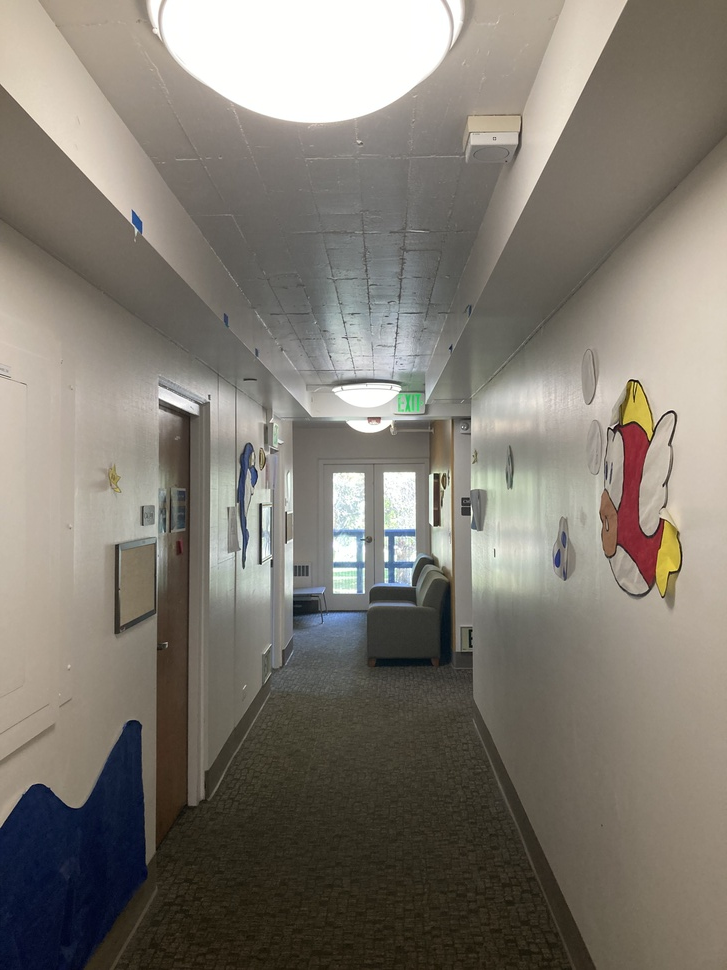
#> input picture CrothersPics/IMG_2530.jpg, 727 x 970 px, shrunk from 3024 x 4032 before the run; its folder holds only this picture in this run
$ python VP_detection.py
#> lines starting #> are read from the running program, lines starting #| are printed output that depends on the picture; after the words box and inside, x2 and y2 are one past the last pixel; in counts of white or black regions, pixels touching at a corner belong together
import os
import cv2
import math
import numpy as np


# Threshold by which lines will be rejected wrt the horizontal
REJECT_DEGREE_TH = 4.0


def ReadImage(InputImagePath):
#> called with InputImagePath = 'CrothersPics'
    Images = []                     # Input Images will be stored in this list.
    ImageNames = []                 # Names of input images will be stored in this list.

    # Checking if path is of file or folder.
    if os.path.isfile(InputImagePath):						    # If path is of file.
        InputImage = cv2.imread(InputImagePath)                 # Reading the image.

        # Checking if image is read.
        if InputImage is None:
            print("Image not read. Provide a correct path")
            exit()

        Images.append(InputImage)                               # Storing the image.
        ImageNames.append(os.path.basename(InputImagePath))     # Storing the image's name.

	# If path is of a folder contaning images.
    elif os.path.isdir(InputImagePath):
		# Getting all image's name present inside the folder.
        for ImageName in os.listdir(InputImagePath):
			# Reading images one by one.
            InputImage = cv2.imread(InputImagePath + "/" + ImageName)
#> InputImage is the input picture: shape (970, 727, 3); mean B, G, R 114.4, 123.4, 128.7

            Images.append(InputImage)							# Storing images.
            ImageNames.append(ImageName)                        # Storing image's names.

    # If it is neither file nor folder(Invalid Path).
    else:
        print("\nEnter valid Image Path.\n")
        exit()

    return Images, ImageNames


def FilterLines(Lines):
    FinalLines = []

    for Line in Lines:
        [[x1, y1, x2, y2]] = Line

        # Calculating equation of the line: y = mx + c
        if x1 != x2:
            m = (y2 - y1) / (x2 - x1)
        else:
            m = 100000000
        c = y2 - m*x2
        # theta will contain values between -90 -> +90.
        theta = math.degrees(math.atan(m))

        # Rejecting lines of slope near to 0 degree or 90 degree and storing others
        if REJECT_DEGREE_TH <= abs(theta) <= (90 - REJECT_DEGREE_TH):
            l = math.sqrt( (y2 - y1)**2 + (x2 - x1)**2 )    # length of the line
            FinalLines.append([x1, y1, x2, y2, m, c, l])


    # Removing extra lines
    # (we might get many lines, so we are going to take only longest 15 lines
    # for further computation because more than this number of lines will only
    # contribute towards slowing down of our algo.)
    if len(FinalLines) > 15:
        FinalLines = sorted(FinalLines, key=lambda x: x[-1], reverse=True)
        FinalLines = FinalLines[:15]

    return FinalLines


def GetLines(Image):
    # Converting to grayscale
    GrayImage = cv2.cvtColor(Image, cv2.COLOR_BGR2GRAY)
    # Blurring image to reduce noise.
    BlurGrayImage = cv2.GaussianBlur(GrayImage, (5, 5), 1)
    # Generating Edge image
    EdgeImage = cv2.Canny(BlurGrayImage, 40, 255)

    # Finding Lines in the image
    Lines = cv2.HoughLinesP(EdgeImage, 1, np.pi / 180, 50, 10, 15)

    # Check if lines found and exit if not.
    if Lines is None:
        print("Not enough lines found in the image for Vanishing Point detection.")
        exit(0)

    # Filtering Lines wrt angle
    FilteredLines = FilterLines(Lines)

    return FilteredLines


def GetVanishingPoint(Lines):
    # We will apply RANSAC inspired algorithm for this. We will take combination
    # of 2 lines one by one, find their intersection point, and calculate the
    # total error(loss) of that point. Error of the point means root of sum of
    # squares of distance of that point from each line.
    VanishingPoint = None
    MinError = 100000000000

    for i in range(len(Lines)):
        for j in range(i+1, len(Lines)):
            m1, c1 = Lines[i][4], Lines[i][5]
            m2, c2 = Lines[j][4], Lines[j][5]

            if m1 != m2:
                x0 = (c1 - c2) / (m2 - m1)
                y0 = m1 * x0 + c1

                err = 0
                for k in range(len(Lines)):
                    m, c = Lines[k][4], Lines[k][5]
                    m_ = (-1 / m)
                    c_ = y0 - m_ * x0

                    x_ = (c - c_) / (m_ - m)
                    y_ = m_ * x_ + c_

                    l = math.sqrt((y_ - y0)**2 + (x_ - x0)**2)

                    err += l**2

                err = math.sqrt(err)

                if MinError > err:
                    MinError = err
                    VanishingPoint = [x0, y0]

    return VanishingPoint


if __name__ == "__main__":
    Images, ImageNames = ReadImage("CrothersPics")            # Reading all input images
#> Images = 1 item; ImageNames = ['IMG_2530.jpg']

    for i in range(len(Images)):
        Image = Images[i]

        # Getting the lines form the image
        Lines = GetLines(Image)

        # Get vanishing point
        VanishingPoint = GetVanishingPoint(Lines)

        # Checking if vanishing point found
        if VanishingPoint is None:
            print("Vanishing Point not found. Possible reason is that not enough lines are found in the image for determination of vanishing point.")
            continue

        # Drawing lines and vanishing point
        for Line in Lines:
            cv2.line(Image, (Line[0], Line[1]), (Line[2], Line[3]), (0, 255, 0), 2)
        cv2.circle(Image, (int(VanishingPoint[0]), int(VanishingPoint[1])), 10, (0, 0, 255), -1)

        # Showing the final image
        cv2.imshow("OutputImage", Image)
        cv2.waitKey(0)
#> this loop made 1 pass
#> VanishingPoint on pass 1: [363.2, 457]
#> pass 1, in GetLines, `GrayImage = cv2.cvtColor(Image, cv2.COLOR_BGR2GRAY)`:
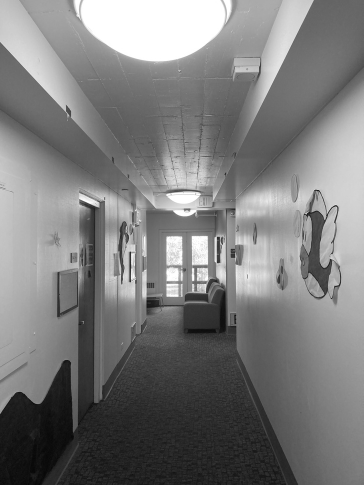
#> GrayImage: shape (970, 727) (shown at 1/2 size); min 4, max 255, mean 124
#> pass 1, in GetLines, `EdgeImage = cv2.Canny(BlurGrayImage, 40, 255)`:
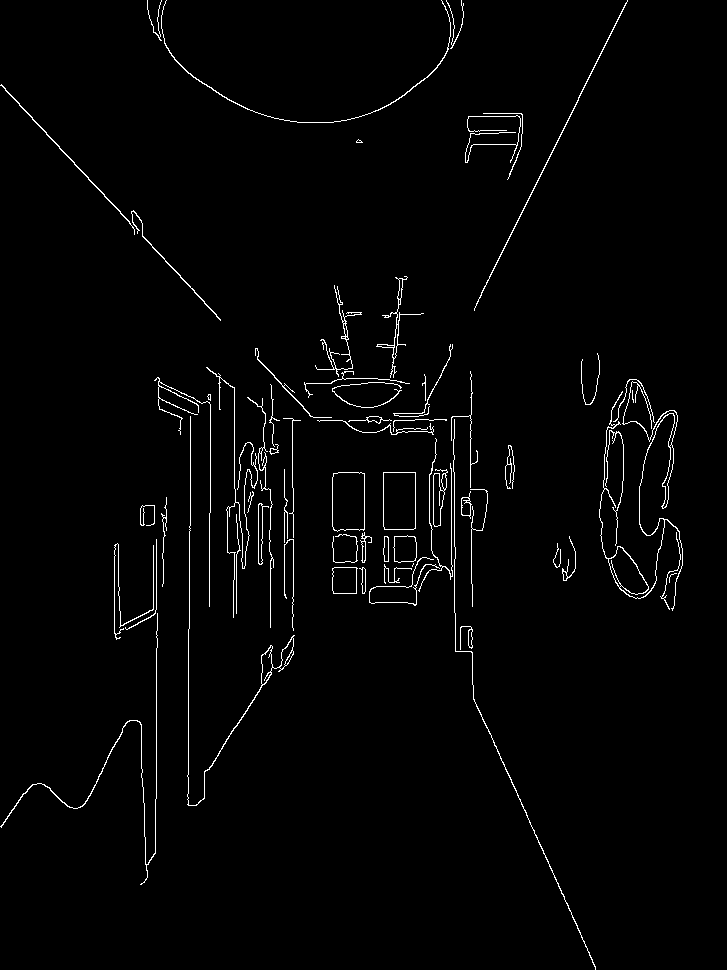
#> EdgeImage: shape (970, 727); 1.9% white in thin lines or dots
#> pass 1, `cv2.imshow("OutputImage", Image)`:
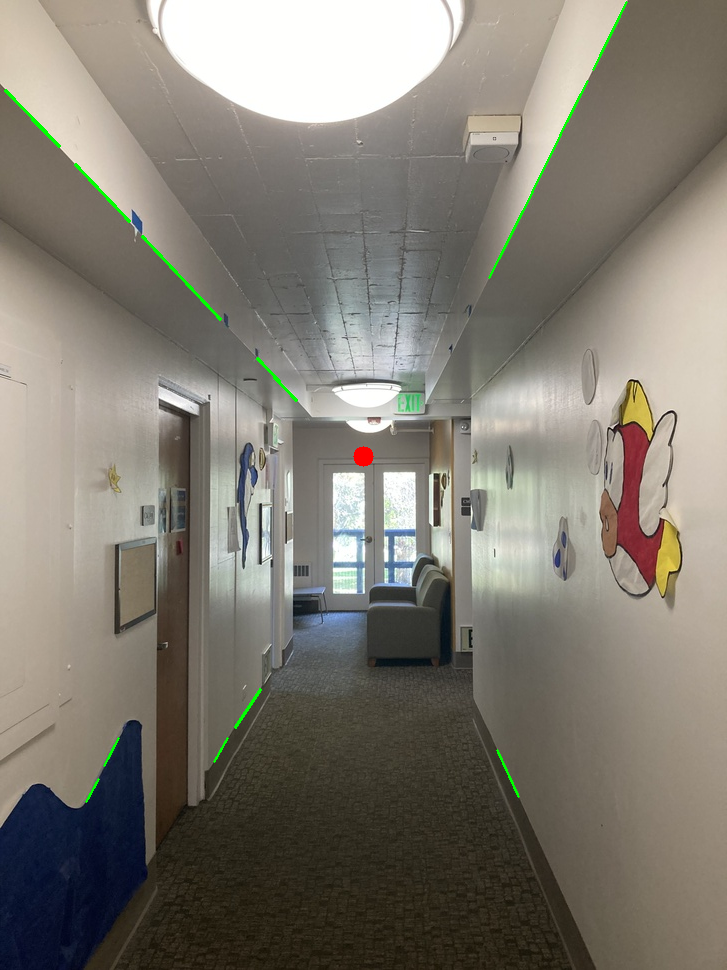
#> window 'OutputImage': shape (970, 727, 3); mean B, G, R 114, 123.7, 128.3

$ run again, on CrothersPics/IMG_2535.jpg
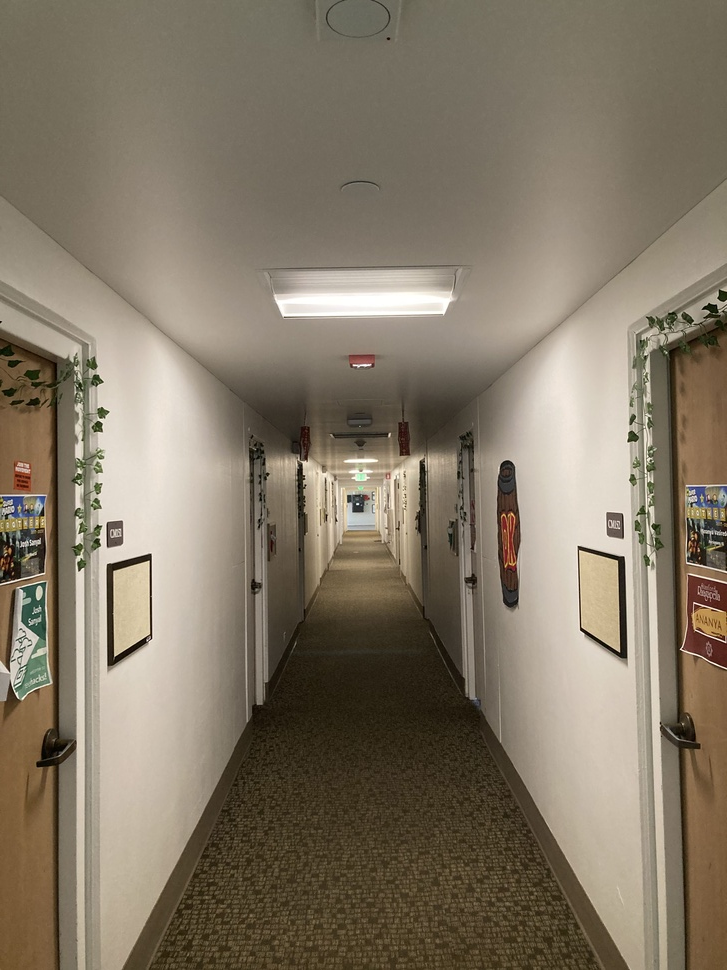
#> input picture CrothersPics/IMG_2535.jpg, 727 x 970 px, shrunk from 3024 x 4032 before the run
#> in ReadImage, InputImage is the input picture: shape (970, 727, 3); mean B, G, R 102.4, 119.9, 131.1
#> Images = 1 item; ImageNames = ['IMG_2535.jpg']
#> the loop `for i in range(len(Images)):` made 1 pass
#> VanishingPoint on pass 1: [358.8, 499.4]
#> pass 1, in GetLines, `EdgeImage = cv2.Canny(BlurGrayImage, 40, 255)`:
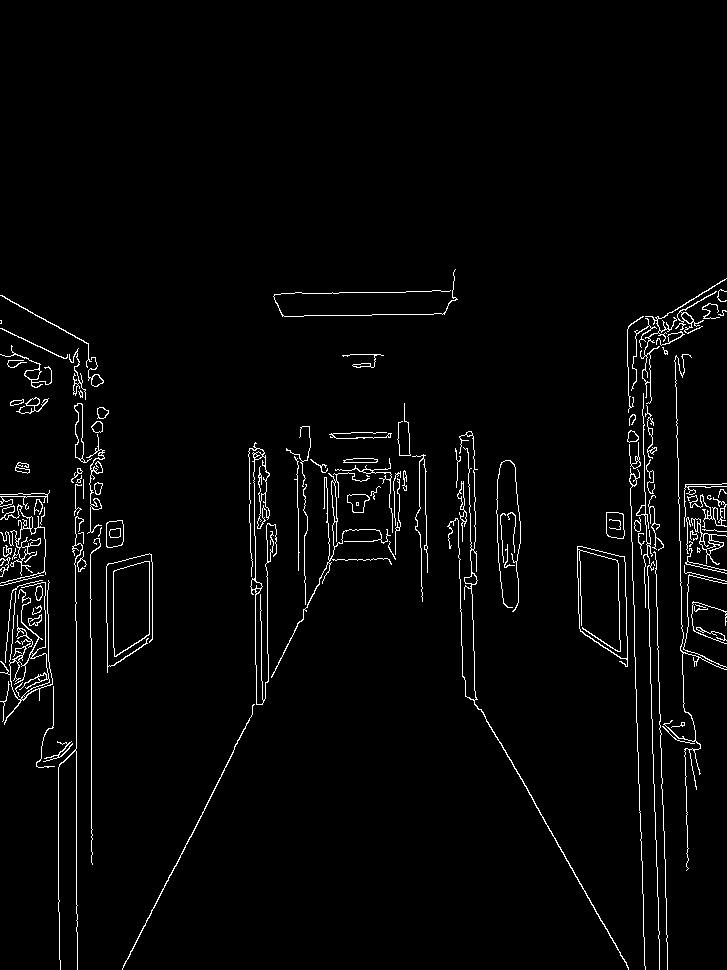
#> EdgeImage: shape (970, 727); 2.6% white in thin lines or dots, all inside (x1, y1, x2, y2) = (0, 269, 727, 970)
#> pass 1, `cv2.imshow("OutputImage", Image)`:
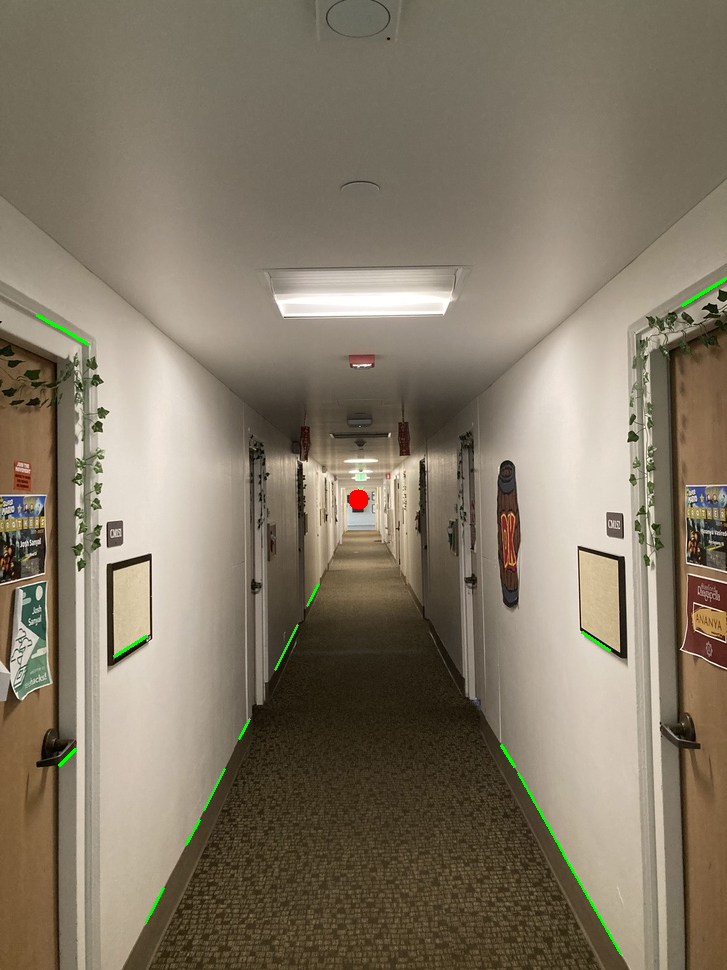
#> window 'OutputImage': shape (970, 727, 3); mean B, G, R 102.2, 120.3, 130.8
